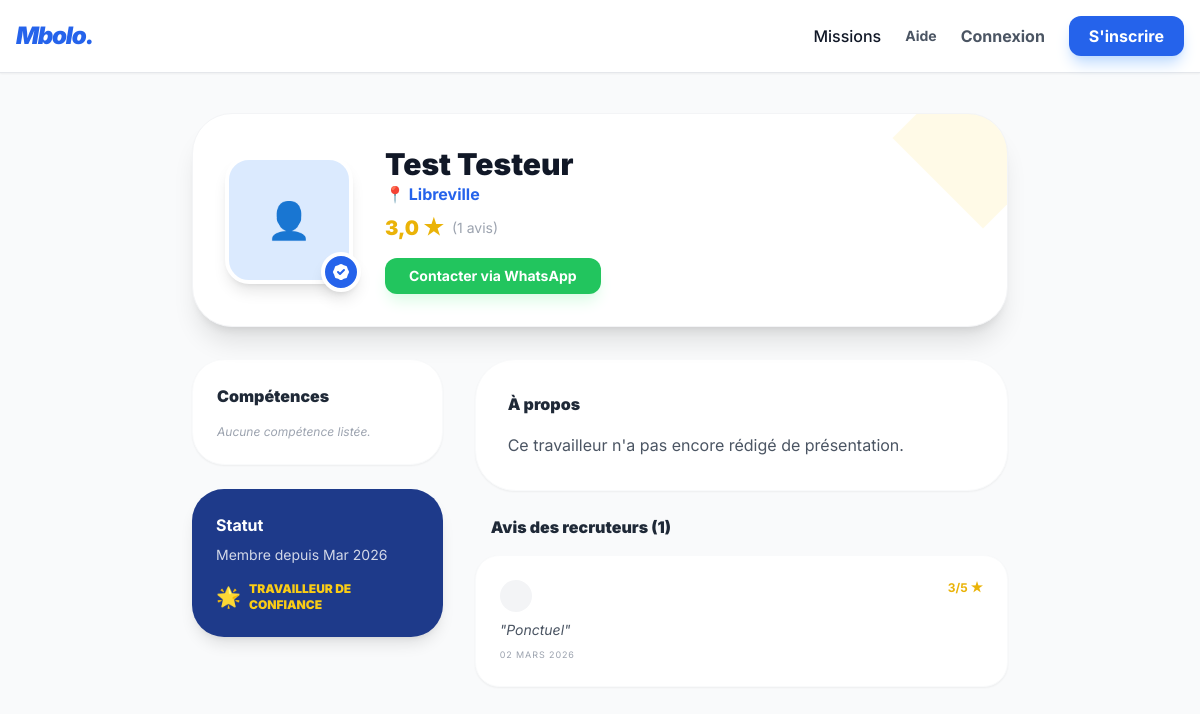
The app's page /profil/7/ with its own data.
### interim/models.py (models this page shows, shortened)
class User(AbstractUser):
    USER_TYPE_CHOICES = (
        ('PARTICULIER', 'Particulier (Travailleur & Petit Recruteur)'),
        ('ENTREPRISE', 'Entreprise'),
    )
    TYPE_PIECE = [
        ('CNI', 'Carte Nationale d’Identité'),
        ('PASSEPORT', 'Passeport'),
        ('PERMIS', 'Permis de Conduire'),
        ('CNAMGS', 'Carte CNAMGS'),
    ]
    STATUT_VERIF = [
        ('NON_VERIFIE', 'Non vérifié'),
        ('EN_ATTENTE', 'En attente de validation'),
        ('VERIFIE', 'Profil Vérifié ✅'),
        ('REJETE', 'Pièce rejetée'),
    ]
    email = models.EmailField(unique=True, verbose_name="Adresse email")
    username = models.CharField(max_length=150, unique=True, blank=True, null=True)
    USERNAME_FIELD = 'email'
    REQUIRED_FIELDS = ['first_name', 'last_name']
    objects = MyUserManager()
    user_type = models.CharField(max_length=20, choices=USER_TYPE_CHOICES, default='PARTICULIER')
    phone = models.CharField(max_length=15, verbose_name="Numéro Mobile Money")
    ville = models.CharField(max_length=100, default="Libreville")
    photo = models.ImageField(upload_to='profiles/', null=True, blank=True)
    bio = models.TextField(max_length=500, blank=True)
    cv = models.FileField(upload_to='cvs/', null=True, blank=True)
    competences = models.CharField(max_length=255, blank=True)
    nom_entreprise = models.CharField(max_length=150, blank=True)
    niu = models.CharField(max_length=50, blank=True, verbose_name="Numéro NIU")
    first_name = models.CharField(max_length=150, verbose_name="Prénom")
    last_name = models.CharField(max_length=150, verbose_name="Nom")
    experiences = models.TextField(max_length=1000, blank=True, verbose_name="Expériences")
    is_premium = models.BooleanField(default=False)
    date_expiration_premium = models.DateTimeField(null=True, blank=True)
    type_piece_identite = models.CharField(max_length=20, choices=TYPE_PIECE, blank=True)
    fichier_piece_identite = models.FileField(upload_to='identite/', blank=True, null=True)
    statut_verification = models.CharField(max_length=20, choices=STATUT_VERIF, default='NON_VERIFIE')
    date_soumission_verif = models.DateTimeField(null=True, blank=True)
    def note_moyenne(self):
        avis = self.avis_recus.all()
        if avis.exists():
            total = sum([a.note for a in avis])
            return round(total / avis.count(), 1)
        return "Nouveau"

class Avis(models.Model):
    mission = models.OneToOneField(Mission, on_delete=models.CASCADE, related_name='avis')
    evaluateur = models.ForeignKey(User, on_delete=models.CASCADE, related_name='avis_donnes')
    travailleur = models.ForeignKey(User, on_delete=models.CASCADE, related_name='avis_recus')
    note = models.IntegerField(validators=[MinValueValidator(1), MaxValueValidator(5)])
    commentaire = models.TextField(blank=True)
    date_creation = models.DateTimeField(auto_now_add=True)

### interim/views.py (the view)
# urls.py: path('profil/<int:user_id>/', views.profil_public, name='profil_public'),
def profil_public(request, user_id):
    travailleur = get_object_or_404(User, id=user_id)
    avis_recus = travailleur.avis_recus.all().order_by('-date_creation')
    return render(request, 'interim/profil_public.html', {
        'travailleur': travailleur,
        'avis_recus': avis_recus,
        'moyenne': travailleur.note_moyenne
    })

### interim/context_processors.py (called while the page is built)
def notifications_messages(request):
    if request.user.is_authenticated:
        count = Message.objects.filter(destinataire=request.user, lu=False).count()
        return {'unread_messages_count': count}
    return {'unread_messages_count': 0}

### templates/interim/profil_public.html (shortened to what this page needs)
{% extends "base.html" %}
{% block content %}
<div class="max-w-4xl mx-auto p-4 lg:p-10">
    <div class="bg-white rounded-[2.5rem] p-8 shadow-xl border border-gray-100 flex flex-col md:flex-row items-center gap-8 mb-8 relative overflow-hidden">
        {% if travailleur.is_premium %}
        <div class="absolute -top-10 -right-10 w-32 h-32 bg-yellow-400 rotate-45 opacity-10"></div>
        {% endif %}
        <div class="relative">
            <div class="w-32 h-32 rounded-3xl bg-blue-100 border-4 border-white shadow-lg overflow-hidden">
                {% if travailleur.photo %}
                    <img src="{{ travailleur.photo.url }}" class="w-full h-full object-cover">
                {% else %}
                    <div class="w-full h-full flex items-center justify-center text-4xl">👤</div>
                {% endif %}
            </div>
            {% if travailleur.statut_verification == 'VERIFIE' %}
            <div class="absolute -bottom-2 -right-2 bg-blue-600 text-white p-1.5 rounded-full border-4 border-white shadow-lg" title="Identité vérifiée">
            </div>
            {% endif %}
        </div>
        <div class="flex-1 text-center md:text-left">
            <h1 class="text-3xl font-black text-gray-900">{{ travailleur.first_name }} {{ travailleur.last_name }}</h1>
            <p class="text-blue-600 font-bold">📍 {{ travailleur.ville }}</p>
            <div class="flex items-center justify-center md:justify-start gap-2 mt-2">
                <span class="text-xl font-black text-yellow-500">{{ moyenne|default:"0" }} ★</span>
                <span class="text-gray-400 text-sm">({{ avis_recus.count }} avis)</span>
            </div>
            {% if travailleur.phone %}
            <div class="mt-4">
                <a href="https://wa.me/{{ travailleur.phone|cut:'+' }}" target="_blank" class="inline-flex items-center gap-2 bg-green-500 text-white px-6 py-2 rounded-xl font-bold text-sm hover:bg-green-600 transition shadow-lg shadow-green-100">
                    Contacter via WhatsApp
                </a>
            </div>
            {% endif %}
        </div>
    </div>
    <div class="grid grid-cols-1 md:grid-cols-3 gap-8">
        <div class="md:col-span-1 space-y-6">
            <div class="bg-white p-6 rounded-[2rem] shadow-sm border border-gray-50">
                <h3 class="font-black text-gray-800 mb-4">Compétences</h3>
                <div class="flex flex-wrap gap-2">
                    {% for skill in travailleur.competences.split %}
                        <span class="bg-blue-50 text-blue-700 px-3 py-1 rounded-xl text-xs font-bold">{{ skill }}</span>
                    {% empty %}
                        <p class="text-xs text-gray-400 italic">Aucune compétence listée.</p>
                    {% endfor %}
                </div>
            </div>
            <div class="bg-blue-900 text-white p-6 rounded-[2rem] shadow-lg">
                <h3 class="font-bold mb-2">Statut</h3>
                <p class="text-sm opacity-80">
                    Membre depuis {{ travailleur.date_joined|date:"M Y" }}
                </p>
                {% if travailleur.is_premium %}
                <div class="mt-4 flex items-center gap-2 text-yellow-400">
                    <span class="text-xl">🌟</span>
                    <span class="text-xs font-black uppercase">Travailleur de confiance</span>
                </div>
                {% endif %}
            </div>
        </div>
        <div class="md:col-span-2 space-y-6">
            <div class="bg-white p-8 rounded-[2.5rem] shadow-sm border border-gray-50">
                <h3 class="font-black text-gray-800 mb-4">À propos</h3>
                <p class="text-gray-600 leading-relaxed">
                    {{ travailleur.biographie|default:"Ce travailleur n'a pas encore rédigé de présentation." }}
                </p>
            </div>
            <div class="space-y-4">
                <h3 class="font-black text-gray-800 px-4">Avis des recruteurs ({{ avis_recus.count }})</h3>
                {% for a in avis_recus %}
                <div class="bg-white p-6 rounded-3xl shadow-sm border border-gray-50">
                    <div class="flex justify-between items-start mb-2">
                        <div class="flex items-center gap-2">
                            <div class="w-8 h-8 bg-gray-100 rounded-full flex items-center justify-center font-bold text-xs uppercase">
                            </div>
                        </div>
                        <span class="text-yellow-500 font-bold text-xs">{{ a.note }}/5 ★</span>
                    </div>
                    <p class="text-gray-600 text-sm italic">"{{ a.commentaire }}"</p>
                    <p class="text-[9px] text-gray-400 mt-2 uppercase tracking-widest">{{ a.date_creation|date:"d F Y" }}</p>
                </div>
                {% empty %}
                <p class="text-center text-gray-400 py-10">Pas encore d'avis.</p>
                {% endfor %}
            </div>
        </div>
    </div>
</div>
{% endblock %}

### templates/base.html (style rules this page uses)
body { font-family: 'Inter', sans-serif; }

### records on screen
User: first_name "Test", last_name "Testeur", ville "Libreville", id.note "3,0", date_joined "Mar 2026"
Avis: note "3", commentaire "Ponctuel", date_creation "02 MARS 2026"

### other values on screen
{{ avis_recus.count }} "1"
